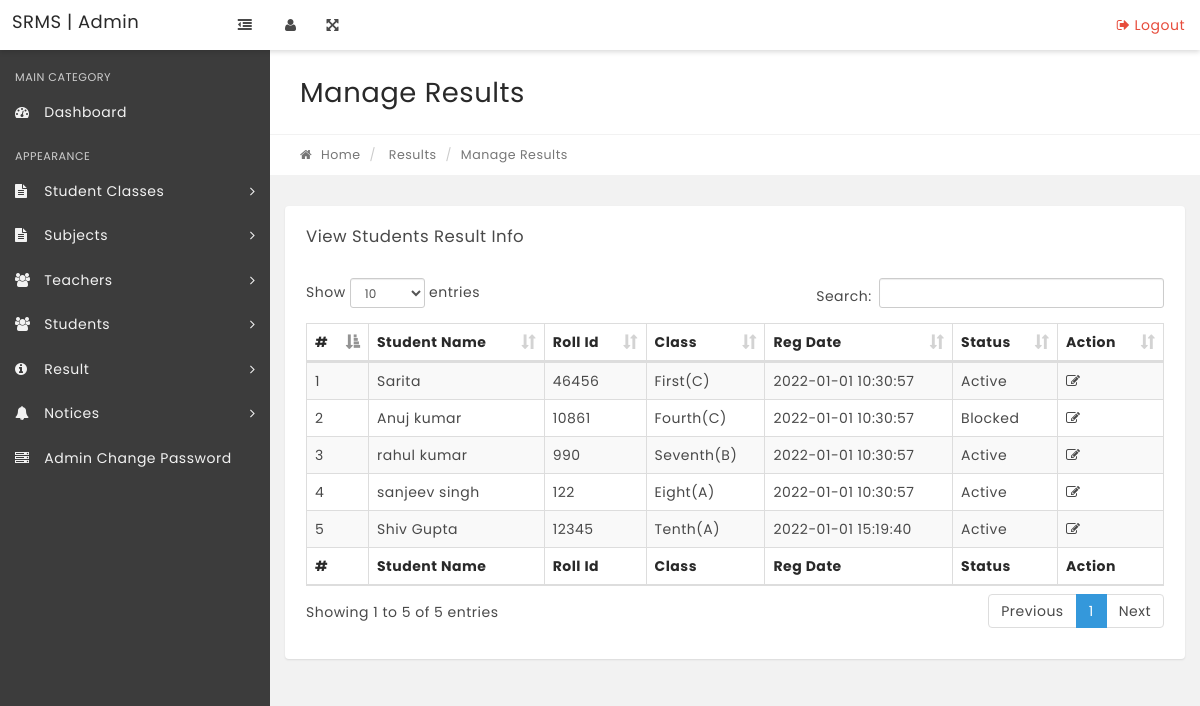
The app's page /manage-results.php, older data.
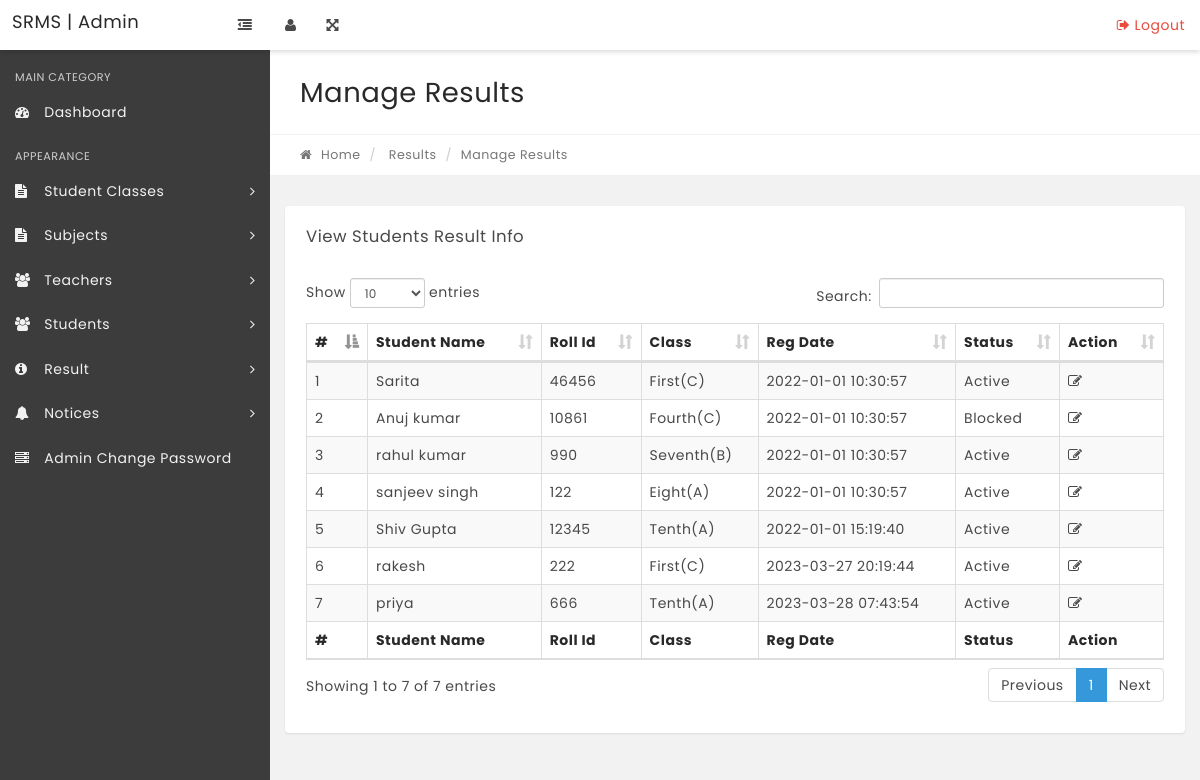
The same page, newer data.
### tables this page shows
CREATE TABLE `tblstudents` (
  `StudentId` int(11) NOT NULL,
  `StudentName` varchar(100) DEFAULT NULL,
  `RollId` varchar(100) DEFAULT NULL,
  `StudentEmail` varchar(100) DEFAULT NULL,
  `Gender` varchar(10) DEFAULT NULL,
  `DOB` varchar(100) DEFAULT NULL,
  `ClassId` int(11) DEFAULT NULL,
  `RegDate` timestamp NULL DEFAULT current_timestamp(),
  `UpdationDate` timestamp NULL DEFAULT NULL,
  `Status` int(1) DEFAULT NULL,
  `FatherName` varchar(100) NOT NULL,
  `Contact` varchar(13) NOT NULL,
  `Address` text NOT NULL,
  `MotherName` varchar(100) NOT NULL
);

### manage-results.php (the view, shortened to what the changed rows need)
<?php
include('includes/config.php');
if(strlen($_SESSION['alogin'])=="")
    {
    header("Location: index.php");
    }
    else{
?>
<!DOCTYPE html>
<html lang="en">
    <head>
        <link rel="stylesheet" href="css/bootstrap.min.css" media="screen" >
        <link rel="stylesheet" href="css/font-awesome.min.css" media="screen" >
        <link rel="stylesheet" href="css/animate-css/animate.min.css" media="screen" >
        <link rel="stylesheet" href="css/lobipanel/lobipanel.min.css" media="screen" >
        <link rel="stylesheet" href="css/prism/prism.css" media="screen" >
        <link rel="stylesheet" type="text/css" href="js/DataTables/datatables.min.css"/>
        <link rel="stylesheet" href="css/main.css" media="screen" >
    </head>
    <body class="top-navbar-fixed">
        <div class="main-wrapper">
   <?php include('includes/topbar.php');?>
            <div class="content-wrapper">
                <div class="content-container">
<?php include('includes/leftbar.php');?>
                    <div class="main-page">
                        <div class="container-fluid">
                            <div class="row page-title-div">
                                <div class="col-md-6">
                                    <h2 class="title">Manage Results</h2>
                                </div>
                            </div>
                            <div class="row breadcrumb-div">
                                <div class="col-md-6">
                                    <ul class="breadcrumb">
            							<li><a href="dashboard.php"><i class="fa fa-home"></i> Home</a></li>
                                        <li> Results</li>
            							<li class="active">Manage Results</li>
            						</ul>
                                </div>
                            </div>
                        </div>
                        <section class="section">
                            <div class="container-fluid">
                                <div class="row">
                                    <div class="col-md-12">
                                        <div class="panel">
                                            <div class="panel-heading">
                                                <div class="panel-title">
                                                    <h5>View Students Result Info</h5>
                                                </div>
                                            </div>
                                            <div class="panel-body p-20">
                                                <table id="example" class="display table table-striped table-bordered" cellspacing="0" width="100%">
                                                    <thead>
                                                        <tr>
                                                            <th>#</th>
                                                            <th>Student Name</th>
                                                            <th>Roll Id</th>
                                                            <th>Class</th>
                                                            <th>Reg Date</th>
                                                            <th>Status</th>
                                                            <th>Action</th>
                                                        </tr>
                                                    </thead>
                                                    <tfoot>
                                                        <tr>
                                                          <th>#</th>
                                                            <th>Student Name</th>
                                                            <th>Roll Id</th>
                                                            <th>Class</th>
                                                            <th>Reg Date</th>
                                                            <th>Status</th>
                                                            <th>Action</th>
                                                        </tr>
                                                    </tfoot>
                                                    <tbody>
<?php $sql = "SELECT  distinct tblstudents.StudentName,tblstudents.RollId,tblstudents.RegDate,tblstudents.StudentId,tblstudents.Status,tblclasses.ClassName,tblclasses.Section from tblresult join tblstudents on tblstudents.StudentId=tblresult.StudentId  join tblclasses on tblclasses.id=tblresult.ClassId";
$query = $dbh->prepare($sql);
$query->execute();
$results=$query->fetchAll(PDO::FETCH_OBJ);
$cnt=1;
if($query->rowCount() > 0)
{
foreach($results as $result)
{   ?>
<tr>
 <td><?php echo htmlentities($cnt);?></td>
                                                            <td><?php echo htmlentities($result->StudentName);?></td>
                                                            <td><?php echo htmlentities($result->RollId);?></td>
                                                            <td><?php echo htmlentities($result->ClassName);?>(<?php echo htmlentities($result->Section);?>)</td>
                                                            <td><?php echo htmlentities($result->RegDate);?></td>
                                                             <td><?php if($result->Status==1){
echo htmlentities('Active');
}
else{
   echo htmlentities('Blocked');
}
                                                                ?></td>
<td>
<a href="edit-result.php?stid=<?php echo htmlentities($result->StudentId);?>"><i class="fa fa-edit" title="Edit Record"></i> </a>
</td>
</tr>
<?php $cnt=$cnt+1;}} ?>
                                                    </tbody>
                                                </table>
                                            </div>
                                        </div>
                                    </div>
                                                </div>
                                            </div>
                                        </div>
                                    </div>
                                </div>
                            </div>
    </body>
</html>
<?php } ?>

Row changes from the older to the newer data that the page shows:
added tblstudents: StudentName "rakesh", RollId "222", ClassName "First", Section "C", RegDate "2023-03-27 20:19:44"
added tblstudents: StudentName "priya", RollId "666", ClassName "Tenth", Section "A", RegDate "2023-03-28 07:43:54"
Text that changed along with them:
text written by a page script: "Show entries Search: Showing 1 to 5 of 5 entries Previous 1 Next" → "Show entries Search: Showing 1 to 7 of 7 entries Previous 1 Next"
